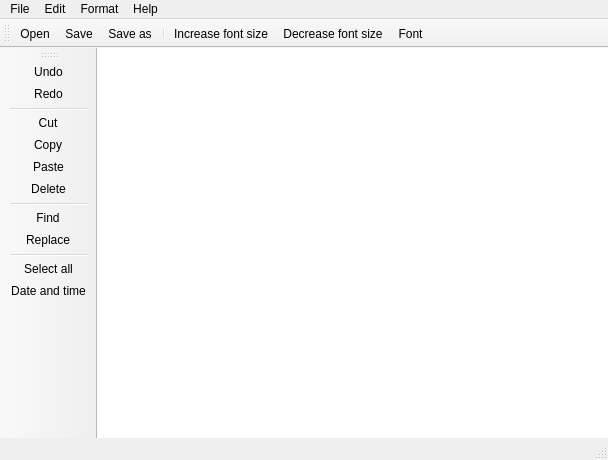
<?xml version="1.0" encoding="UTF-8"?>
<ui version="4.0">
 <class>TextEditorClass</class>
 <widget class="QMainWindow" name="TextEditorClass">
  <property name="geometry">
   <rect>
    <x>0</x>
    <y>0</y>
    <width>608</width>
    <height>460</height>
   </rect>
  </property>
  <property name="windowTitle">
   <string>TextEditor</string>
  </property>
  <widget class="QWidget" name="centralWidget">
   <layout class="QVBoxLayout" name="verticalLayout">
    <property name="leftMargin">
     <number>0</number>
    </property>
    <property name="topMargin">
     <number>0</number>
    </property>
    <property name="rightMargin">
     <number>0</number>
    </property>
    <property name="bottomMargin">
     <number>0</number>
    </property>
    <item>
     <widget class="QPlainTextEdit" name="plainTextEdit">
      <property name="styleSheet">
       <string notr="true"/>
      </property>
      <property name="frameShape">
       <enum>QFrame::NoFrame</enum>
      </property>
      <property name="frameShadow">
       <enum>QFrame::Plain</enum>
      </property>
     </widget>
    </item>
   </layout>
  </widget>
  <widget class="QMenuBar" name="menuBar">
   <property name="geometry">
    <rect>
     <x>0</x>
     <y>0</y>
     <width>608</width>
     <height>21</height>
    </rect>
   </property>
   <widget class="QMenu" name="menuFile">
    <property name="title">
     <string>File</string>
    </property>
    <addaction name="actionOpen"/>
    <addaction name="actionSave"/>
    <addaction name="actionSave_as"/>
    <addaction name="separator"/>
    <addaction name="actionExit"/>
   </widget>
   <widget class="QMenu" name="menuEdit">
    <property name="title">
     <string>Edit</string>
    </property>
    <addaction name="actionUndo"/>
    <addaction name="actionRedo"/>
    <addaction name="separator"/>
    <addaction name="actionCut"/>
    <addaction name="actionCopy"/>
    <addaction name="actionPaste"/>
    <addaction name="actionDelete"/>
    <addaction name="separator"/>
    <addaction name="actionSearch"/>
    <addaction name="actionReplace"/>
    <addaction name="separator"/>
    <addaction name="actionSelect_all"/>
    <addaction name="actionDate_and_time"/>
   </widget>
   <widget class="QMenu" name="menuFormat">
    <property name="title">
     <string>Format</string>
    </property>
    <addaction name="actionIncrease_font_size"/>
    <addaction name="actionDecrease_font_size"/>
    <addaction name="actionFont"/>
   </widget>
   <widget class="QMenu" name="menuHelp">
    <property name="title">
     <string>Help</string>
    </property>
    <addaction name="actionAbout"/>
   </widget>
   <addaction name="menuFile"/>
   <addaction name="menuEdit"/>
   <addaction name="menuFormat"/>
   <addaction name="menuHelp"/>
  </widget>
  <widget class="QToolBar" name="mainToolBar">
   <attribute name="toolBarArea">
    <enum>TopToolBarArea</enum>
   </attribute>
   <attribute name="toolBarBreak">
    <bool>false</bool>
   </attribute>
   <addaction name="actionOpen"/>
   <addaction name="actionSave"/>
   <addaction name="actionSave_as"/>
   <addaction name="separator"/>
   <addaction name="actionIncrease_font_size"/>
   <addaction name="actionDecrease_font_size"/>
   <addaction name="actionFont"/>
  </widget>
  <widget class="QStatusBar" name="statusBar"/>
  <widget class="QToolBar" name="toolBar">
   <property name="windowTitle">
    <string>toolBar</string>
   </property>
   <attribute name="toolBarArea">
    <enum>LeftToolBarArea</enum>
   </attribute>
   <attribute name="toolBarBreak">
    <bool>false</bool>
   </attribute>
   <addaction name="actionUndo"/>
   <addaction name="actionRedo"/>
   <addaction name="separator"/>
   <addaction name="actionCut"/>
   <addaction name="actionCopy"/>
   <addaction name="actionPaste"/>
   <addaction name="actionDelete"/>
   <addaction name="separator"/>
   <addaction name="actionSearch"/>
   <addaction name="actionReplace"/>
   <addaction name="separator"/>
   <addaction name="actionSelect_all"/>
   <addaction name="actionDate_and_time"/>
  </widget>
  <action name="actionOpen">
   <property name="icon">
    <iconset resource="TextEditor.qrc">
     <normaloff>:/TextEditor/Resources/open.svg</normaloff>:/TextEditor/Resources/open.svg</iconset>
   </property>
   <property name="text">
    <string>Open...</string>
   </property>
  </action>
  <action name="actionSave">
   <property name="icon">
    <iconset resource="TextEditor.qrc">
     <normaloff>:/TextEditor/Resources/save.svg</normaloff>:/TextEditor/Resources/save.svg</iconset>
   </property>
   <property name="text">
    <string>Save</string>
   </property>
  </action>
  <action name="actionSave_as">
   <property name="icon">
    <iconset resource="TextEditor.qrc">
     <normaloff>:/TextEditor/Resources/save.svg</normaloff>:/TextEditor/Resources/save.svg</iconset>
   </property>
   <property name="text">
    <string>Save as...</string>
   </property>
  </action>
  <action name="actionExit">
   <property name="icon">
    <iconset resource="TextEditor.qrc">
     <normaloff>:/TextEditor/Resources/exit.svg</normaloff>:/TextEditor/Resources/exit.svg</iconset>
   </property>
   <property name="text">
    <string>Exit</string>
   </property>
  </action>
  <action name="actionUndo">
   <property name="icon">
    <iconset resource="TextEditor.qrc">
     <normaloff>:/TextEditor/Resources/undo.svg</normaloff>:/TextEditor/Resources/undo.svg</iconset>
   </property>
   <property name="text">
    <string>Undo</string>
   </property>
  </action>
  <action name="actionRedo">
   <property name="icon">
    <iconset resource="TextEditor.qrc">
     <normaloff>:/TextEditor/Resources/redo.svg</normaloff>:/TextEditor/Resources/redo.svg</iconset>
   </property>
   <property name="text">
    <string>Redo</string>
   </property>
  </action>
  <action name="actionCut">
   <property name="icon">
    <iconset resource="TextEditor.qrc">
     <normaloff>:/TextEditor/Resources/cut.svg</normaloff>:/TextEditor/Resources/cut.svg</iconset>
   </property>
   <property name="text">
    <string>Cut</string>
   </property>
  </action>
  <action name="actionCopy">
   <property name="icon">
    <iconset resource="TextEditor.qrc">
     <normaloff>:/TextEditor/Resources/copy.svg</normaloff>:/TextEditor/Resources/copy.svg</iconset>
   </property>
   <property name="text">
    <string>Copy</string>
   </property>
  </action>
  <action name="actionPaste">
   <property name="icon">
    <iconset resource="TextEditor.qrc">
     <normaloff>:/TextEditor/Resources/paste.svg</normaloff>:/TextEditor/Resources/paste.svg</iconset>
   </property>
   <property name="text">
    <string>Paste</string>
   </property>
  </action>
  <action name="actionDelete">
   <property name="icon">
    <iconset resource="TextEditor.qrc">
     <normaloff>:/TextEditor/Resources/delete.svg</normaloff>:/TextEditor/Resources/delete.svg</iconset>
   </property>
   <property name="text">
    <string>Delete</string>
   </property>
  </action>
  <action name="actionSearch">
   <property name="icon">
    <iconset resource="TextEditor.qrc">
     <normaloff>:/TextEditor/Resources/find.svg</normaloff>:/TextEditor/Resources/find.svg</iconset>
   </property>
   <property name="text">
    <string>Find...</string>
   </property>
  </action>
  <action name="actionReplace">
   <property name="icon">
    <iconset resource="TextEditor.qrc">
     <normaloff>:/TextEditor/Resources/replace.svg</normaloff>:/TextEditor/Resources/replace.svg</iconset>
   </property>
   <property name="text">
    <string>Replace...</string>
   </property>
  </action>
  <action name="actionSelect_all">
   <property name="icon">
    <iconset resource="TextEditor.qrc">
     <normaloff>:/TextEditor/Resources/select.svg</normaloff>:/TextEditor/Resources/select.svg</iconset>
   </property>
   <property name="text">
    <string>Select all</string>
   </property>
  </action>
  <action name="actionDate_and_time">
   <property name="icon">
    <iconset resource="TextEditor.qrc">
     <normaloff>:/TextEditor/Resources/date-time.svg</normaloff>:/TextEditor/Resources/date-time.svg</iconset>
   </property>
   <property name="text">
    <string>Date and time</string>
   </property>
  </action>
  <action name="actionIncrease_font_size">
   <property name="icon">
    <iconset resource="TextEditor.qrc">
     <normaloff>:/TextEditor/Resources/font-increase.svg</normaloff>:/TextEditor/Resources/font-increase.svg</iconset>
   </property>
   <property name="text">
    <string>Increase font size</string>
   </property>
  </action>
  <action name="actionDecrease_font_size">
   <property name="icon">
    <iconset resource="TextEditor.qrc">
     <normaloff>:/TextEditor/Resources/font-decrease.svg</normaloff>:/TextEditor/Resources/font-decrease.svg</iconset>
   </property>
   <property name="text">
    <string>Decrease font size</string>
   </property>
  </action>
  <action name="actionFont">
   <property name="icon">
    <iconset resource="TextEditor.qrc">
     <normaloff>:/TextEditor/Resources/font.svg</normaloff>:/TextEditor/Resources/font.svg</iconset>
   </property>
   <property name="text">
    <string>Font...</string>
   </property>
  </action>
  <action name="actionAbout">
   <property name="icon">
    <iconset resource="TextEditor.qrc">
     <normaloff>:/TextEditor/Resources/about.svg</normaloff>:/TextEditor/Resources/about.svg</iconset>
   </property>
   <property name="text">
    <string>About</string>
   </property>
  </action>
 </widget>
 <layoutdefault spacing="6" margin="11"/>
 <resources>
  <include location="TextEditor.qrc"/>
 </resources>
 <connections/>
</ui>
